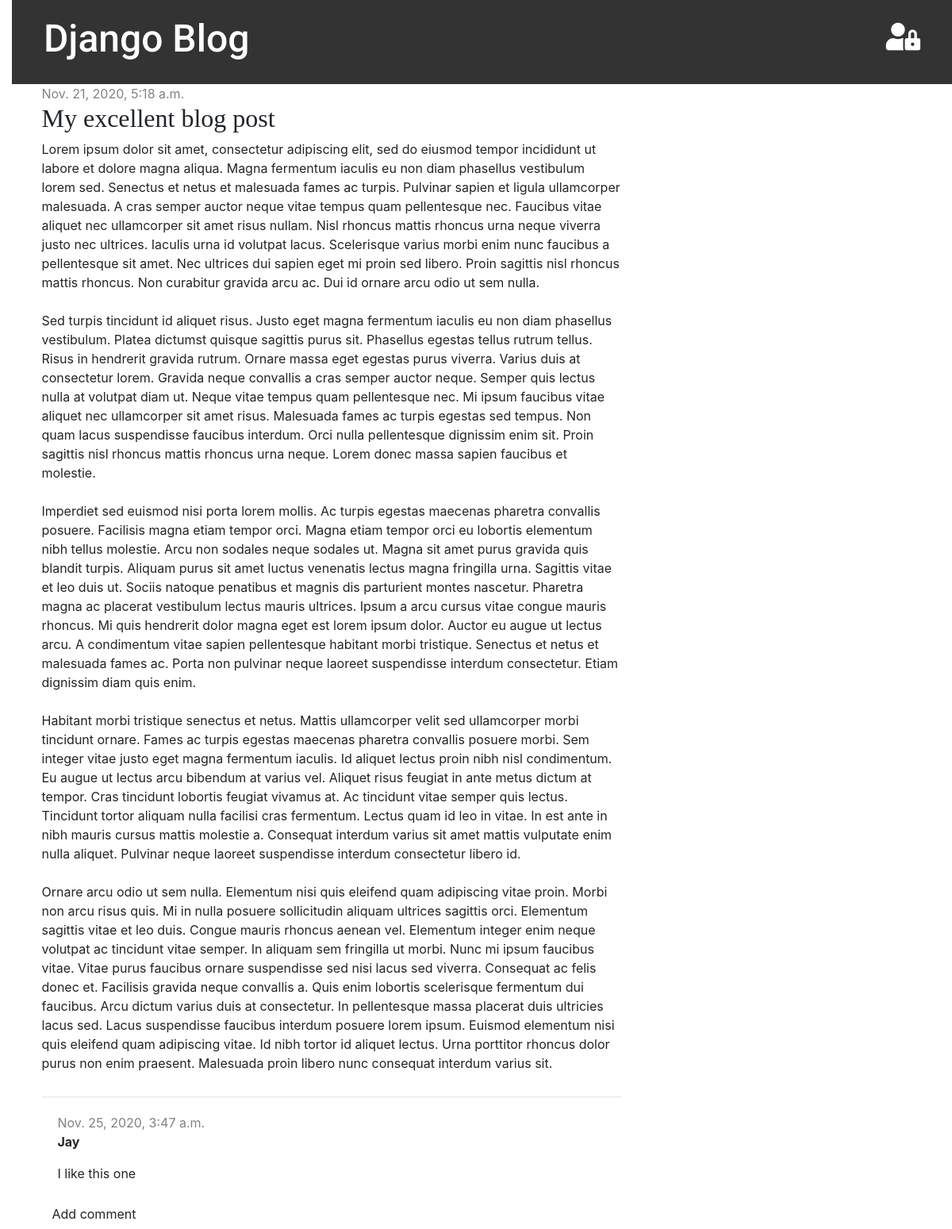
Page /post/6/ on the committed database.
### blog/models.py (models this page shows, shortened)
class Post(models.Model):
    author = models.ForeignKey(settings.AUTH_USER_MODEL, on_delete = models.CASCADE)
    title = models.CharField(max_length=200)
    text = models.TextField()
    created_date = models.DateTimeField(default=timezone.now)
    published_date = models.DateTimeField(blank=True, null=True)

class Comment(models.Model):
    post = models.ForeignKey('blog.Post', on_delete=models.CASCADE, related_name='comments')
    author = models.CharField(max_length=200)
    text = models.TextField()
    created_date = models.DateTimeField(default=timezone.now)
    approved_comment = models.BooleanField(default=False)

### blog/views.py (the view)
# urls.py: path('post/<int:pk>/', views.post_detail, name='post_detail'),
def post_detail(request, pk):
    post = get_object_or_404(Post, pk=pk)
    return render(request, 'blog/post_detail.html', {'post': post} )

### blog/templates/blog/post_detail.html (shortened to what this page needs)
{% extends 'blog/base.html' %}
{% block content %}
    <div class="post">
        {% if post.published_date %}
            <div class="date">
                {{ post.published_date }}
            </div>
        {% else %}
        <a class="btn btn-default" href="{% url 'post_publish' pk=post.pk %}">Publish</a>
        {% endif %}
        <h2> {{ post.title }} </h2>
        <p> {{ post.text|linebreaksbr }} </p>
    </div>
    <hr>
    {% for comment in post.comments.all %}
        {% if user.is_authenticated or comment.approved_comment %}
        <div class="comment">
            <div class="date">
                {{ comment.created_date }}
            </div>
            <strong>{{ comment.author }}</strong>
            <p> {{ comment.text|linebreaks }} </p>
            {% endif %}
        </div>
    {% empty %}
        <p>No comments her yet :(</p>
    {% endfor %}
    <a class="btn btn-default" href="{% url 'add_comment_to_post' pk=post.pk %}">Add comment</a>
    {% endblock content %}

### blog/static/css/blog.css (style rules this page uses)
body { padding-left: 15px; }
h1, h2, h3, h4 { font-family: 'Lobster', cursive; }
.date { color: #828282; }
.post { margin-bottom: 30px; }
.comment { margin: 20px 0px 20px 20px; }

### rows in the picture
Post: published_date "Nov. 21, 2020, 5:18 a.m.", title "My excellent blog post", text "Lorem ipsum dolor sit amet, consectetur adipiscing elit, sed do eiusmod tempor incididunt ut labore et dolore magna aliqua. Magna fermentum iaculis eu non diam phasellus vestibulum lorem sed. Senectus et netus et malesuada fames ac turpis. Pulvinar sapien et ligula ullamcorper malesuada. A cras semper auctor neque vitae tempus quam pellentesque nec. Faucibus vitae aliquet nec ullamcorper sit amet risus nullam. Nisl rhoncus mattis rhoncus urna neque viverra justo nec ultrices. Iaculis urna id volutpat lacus. Scelerisque varius morbi enim nunc faucibus a pellentesque sit amet. Nec ultrices dui sapien eget mi proin sed libero. Proin sagittis nisl rhoncus mattis rhoncus. Non curabitur gravida…"
Comment: created_date "Nov. 25, 2020, 3:47 a.m.", author "Jay", text "I like this one"
